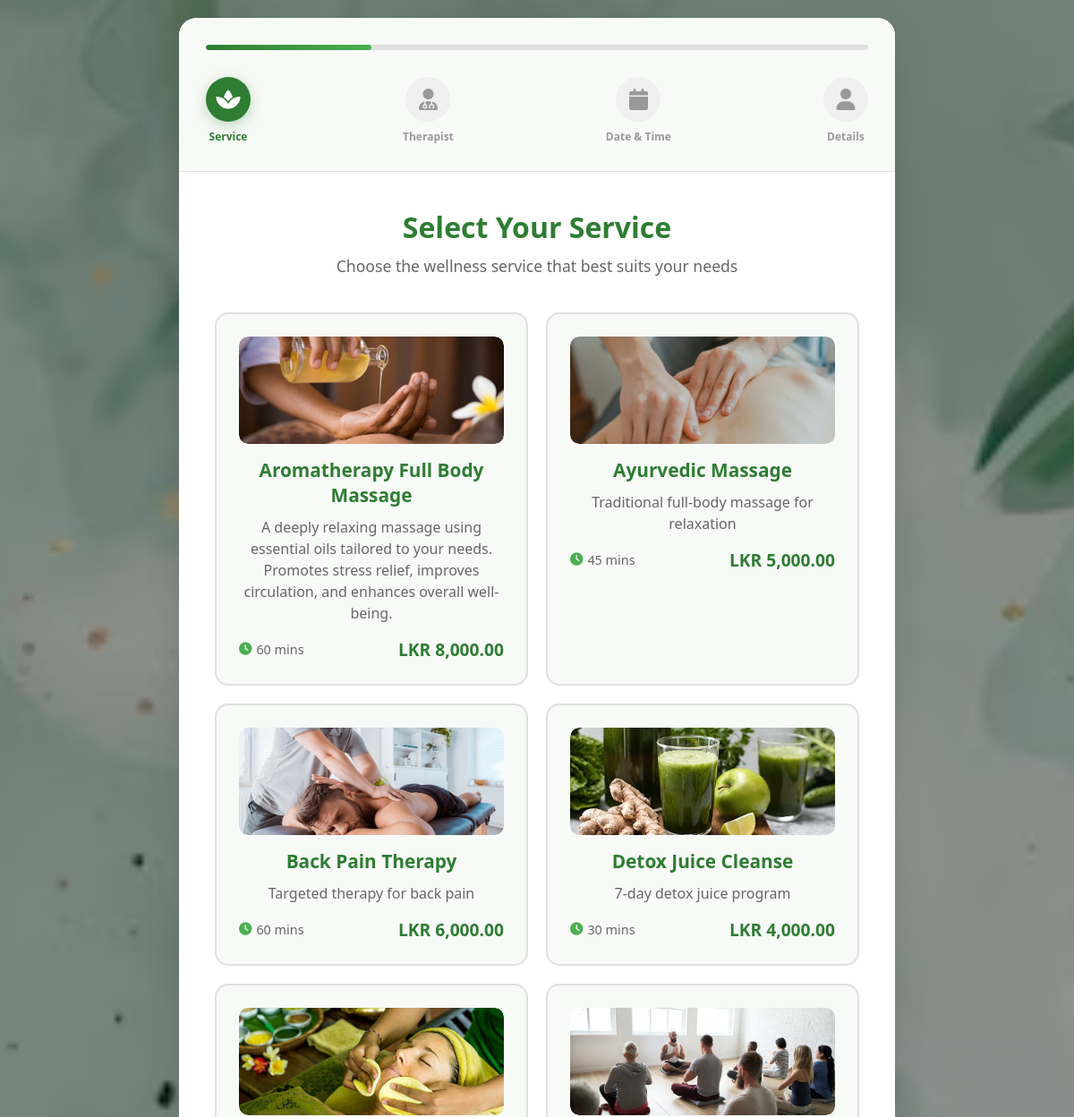
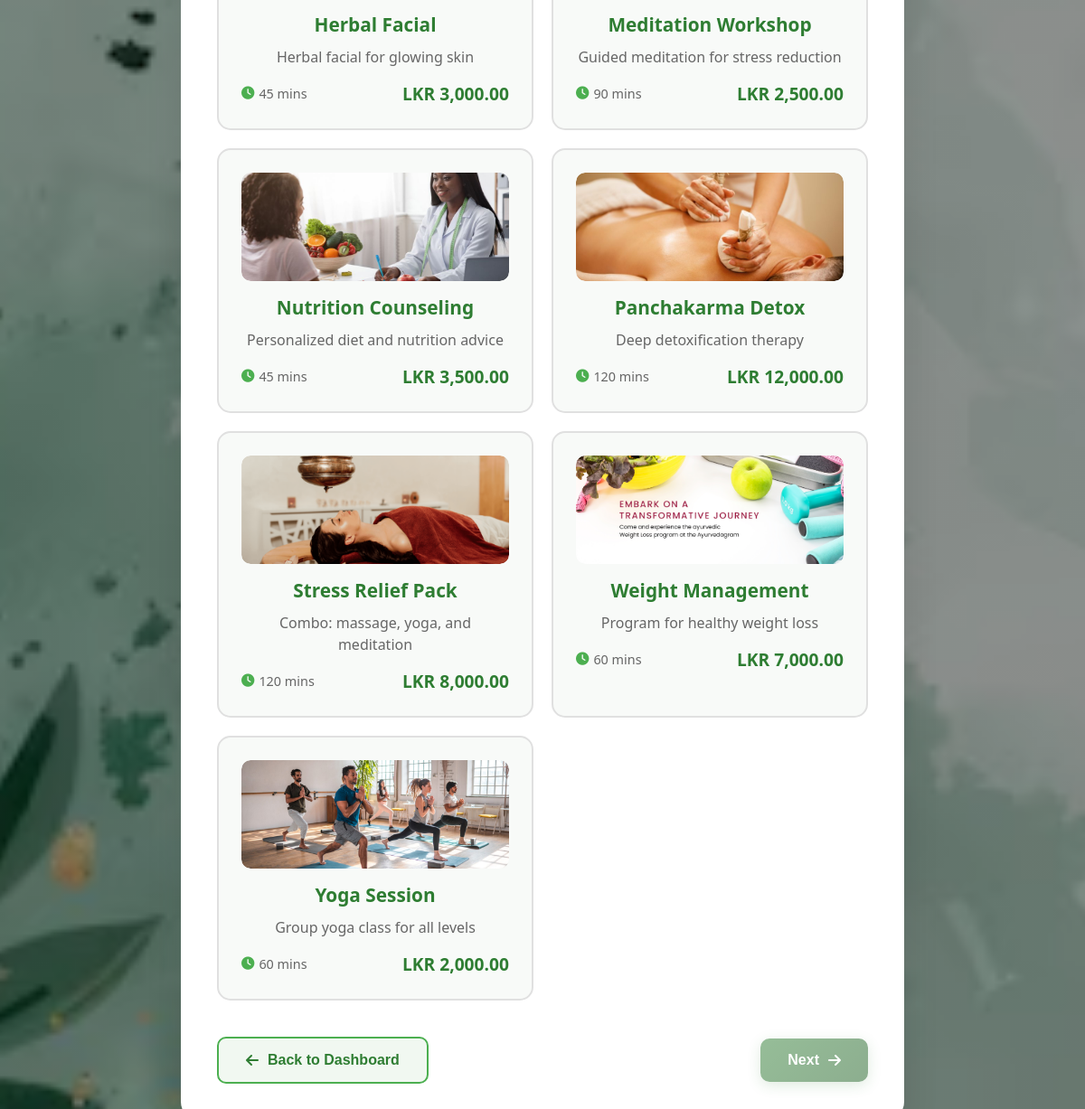
Page /pages/appointments.php on the committed database (2 pictures, top to bottom).
### tables this page shows
CREATE TABLE `services` (
  `service_id` int(11) NOT NULL,
  `name` varchar(100) NOT NULL,
  `description` text DEFAULT NULL,
  `duration_minutes` int(11) DEFAULT NULL,
  `price` decimal(10,2) DEFAULT NULL,
  `category` enum('therapy','yoga','beauty','nutrition','wellness program') DEFAULT NULL,
  `image_path` varchar(255) DEFAULT NULL
);

### pages/appointments.php (the view, shortened to what this page needs)
<?php
include '../includes/db.php';
$services = [];
$res = $conn->query("SELECT service_id, name, description, price, duration_minutes, image_path FROM services ORDER BY name");
while ($row = $res->fetch_assoc()) $services[] = $row;
?>
<!DOCTYPE html>
<html lang="en">
<head>
    <link rel="stylesheet" href="https://cdnjs.cloudflare.com/ajax/libs/font-awesome/6.0.0/css/all.min.css">
    <link rel="stylesheet" href="../assets/css/appointments.css">
</head>
<body>
    <div class="appointment-container">
        <div class="progress-container">
            <div class="progress-bar">
                <div class="progress-fill" id="progressFill"></div>
            </div>
            <div class="progress-steps">
                <div class="step active" data-step="1">
                    <i class="fas fa-spa"></i>
                    <span>Service</span>
                </div>
                <div class="step" data-step="2">
                    <i class="fas fa-user-md"></i>
                    <span>Therapist</span>
                </div>
                <div class="step" data-step="3">
                    <i class="fas fa-calendar"></i>
                    <span>Date & Time</span>
                </div>
                <div class="step" data-step="4">
                    <i class="fas fa-user"></i>
                    <span>Details</span>
                </div>
            </div>
        </div>
        <form id="appointmentForm" method="POST" class="appointment-form">
            <div class="form-step active" id="step1">
                <div class="step-header">
                    <h2>Select Your Service</h2>
                    <p>Choose the wellness service that best suits your needs</p>
                </div>
                <div class="services-grid">
                    <?php foreach ($services as $service): ?>
                        <div class="service-card" data-service-id="<?php echo $service['service_id']; ?>">
                            <div class="service-image">
                                <?php if (!empty($service['image_path'])): ?>
                                    <img src="../assets/images/services/<?php echo htmlspecialchars($service['image_path']); ?>" alt="<?php echo htmlspecialchars($service['name']); ?>">
                                <?php else: ?>
                                    <div class="service-icon">
                                        <i class="fas fa-spa"></i>
                                    </div>
                                <?php endif; ?>
                            </div>
                            <h3><?php echo htmlspecialchars($service['name']); ?></h3>
                            <p><?php echo htmlspecialchars($service['description']); ?></p>
                            <div class="service-details">
                                <span class="service-duration"><i class="fas fa-clock"></i> <?php echo htmlspecialchars($service['duration_minutes']); ?> mins</span>
                                <span class="service-price">LKR <?php echo number_format($service['price'], 2); ?></span>
                            </div>
                        </div>
                    <?php endforeach; ?>
                </div>
                <div class="step-actions">
                    <button type="button" class="btn btn-secondary" onclick="window.location.href='dashboard/client.php'">
                        <i class="fas fa-arrow-left"></i> Back to Dashboard
                    </button>
                    <button type="button" class="btn btn-primary" onclick="nextStep()" id="nextBtn1" disabled>
                        Next <i class="fas fa-arrow-right"></i>
                    </button>
                </div>
            </div>
        </form>
    </div>
</body>
</html>

### assets/css/appointments.css (style rules this page uses)
body { font-family: 'Segoe UI', Tahoma, Geneva, Verdana, sans-serif; background: linear-gradient(rgba(0, 0, 0, 0.4), rgba(0, 0, 0, 0.4)), url('../images/appointment.avif'); background-size: cover; background-position: center; background-repeat: no-repeat; background-attachment: fixed; min-height: 100vh; display: flex; align-items: center; justify-content: center; padding: 20px; }
.appointment-container { background: white; border-radius: 20px; box-shadow: 0 20px 40px rgba(0, 0, 0, 0.1); width: 100%; max-width: 800px; overflow: hidden; }
.progress-container { background: #f8faf8; padding: 30px; border-bottom: 1px solid #e0e0e0; }
.progress-bar { width: 100%; height: 6px; background: #e0e0e0; border-radius: 3px; margin-bottom: 30px; overflow: hidden; }
.progress-fill { height: 100%; background: linear-gradient(90deg, #2e7d32, #4caf50); width: 25%; transition: width 0.5s ease; border-radius: 3px; }
.progress-steps { display: flex; justify-content: space-between; align-items: center; }
.step { display: flex; flex-direction: column; align-items: center; gap: 8px; color: #999; transition: all 0.3s ease; }
.step.active { color: #2e7d32; }
.step i { font-size: 24px; background: #f0f0f0; width: 50px; height: 50px; border-radius: 50%; display: flex; align-items: center; justify-content: center; transition: all 0.3s ease; }
.step.active i { background: #2e7d32; color: white; box-shadow: 0 4px 15px rgba(46, 125, 50, 0.3); }
.step span { font-size: 12px; font-weight: 600; text-align: center; }
.appointment-form { padding: 40px; }
.form-step { display: none; animation: fadeIn 0.5s ease; }
.form-step.active { display: block; }
.step-header { text-align: center; margin-bottom: 40px; }
.step-header h2 { color: #2e7d32; font-size: 2rem; margin-bottom: 10px; font-weight: 700; }
.step-header p { color: #666; font-size: 1.1rem; }
.services-grid { display: grid; grid-template-columns: repeat(auto-fit, minmax(250px, 1fr)); gap: 20px; margin-bottom: 40px; }
.service-card { background: #f8faf8; border: 2px solid #e0e0e0; border-radius: 15px; padding: 25px; text-align: center; cursor: pointer; transition: all 0.3s ease; position: relative; overflow: hidden; }
.service-image { margin-bottom: 15px; height: 120px; display: flex; align-items: center; justify-content: center; overflow: hidden; border-radius: 10px; }
.service-image img { width: 100%; height: 100%; object-fit: cover; border-radius: 10px; }
.service-card h3 { color: #2e7d32; margin-bottom: 10px; font-size: 1.3rem; }
.service-card p { color: #666; margin-bottom: 15px; line-height: 1.5; }
.service-details { display: flex; justify-content: space-between; align-items: center; gap: 10px; }
.service-duration { color: #666; font-size: 0.9rem; display: flex; align-items: center; gap: 5px; }
.service-duration i { color: #4caf50; }
.service-price { color: #2e7d32; font-size: 1.2rem; font-weight: 700; }
.step-actions { display: flex; justify-content: space-between; align-items: center; gap: 20px; }
.btn { padding: 15px 30px; border: none; border-radius: 10px; font-size: 1rem; font-weight: 600; cursor: pointer; transition: all 0.3s ease; display: flex; align-items: center; gap: 10px; text-decoration: none; }
.btn:disabled { opacity: 0.5; cursor: not-allowed; }
.btn-primary { background: linear-gradient(135deg, #2e7d32 0%, #1b5e20 100%); color: white; box-shadow: 0 4px 15px rgba(46, 125, 50, 0.3); }
.btn-secondary { background: #f1f8f1; color: #2e7d32; border: 2px solid #4caf50; }

### rows in the picture
services: image_path (picture), name "Aromatherapy Full Body Massage", description "A deeply relaxing massage using essential oils tailored to your needs. Promotes stress relief, improves circulation, and enhances overall well-being.", duration_minutes "60", price "8,000.00"
services: image_path (picture), name "Ayurvedic Massage", description "Traditional full-body massage for relaxation", duration_minutes "45", price "5,000.00"
services: image_path (picture), name "Back Pain Therapy", description "Targeted therapy for back pain", duration_minutes "60", price "6,000.00"
services: image_path (picture), name "Detox Juice Cleanse", description "7-day detox juice program", duration_minutes "30", price "4,000.00"
services: image_path (picture), name "Herbal Facial", description "Herbal facial for glowing skin", duration_minutes "45", price "3,000.00"
services: image_path (picture), name "Meditation Workshop", description "Guided meditation for stress reduction", duration_minutes "90", price "2,500.00"
services: image_path (picture), name "Nutrition Counseling", description "Personalized diet and nutrition advice", duration_minutes "45", price "3,500.00"
services: image_path (picture), name "Panchakarma Detox", description "Deep detoxification therapy", duration_minutes "120", price "12,000.00"
services: image_path (picture), name "Stress Relief Pack", description "Combo: massage, yoga, and meditation", duration_minutes "120", price "8,000.00"
services: image_path (picture), name "Weight Management", description "Program for healthy weight loss", duration_minutes "60", price "7,000.00"
services: image_path (picture), name "Yoga Session", description "Group yoga class for all levels", duration_minutes "60", price "2,000.00"
